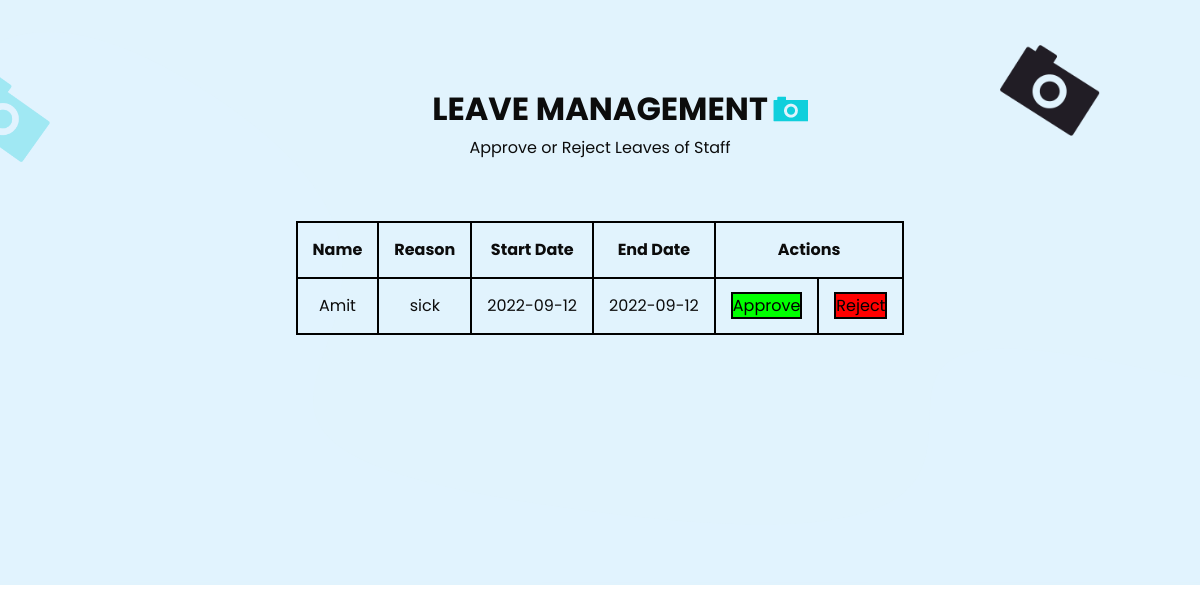
Page /pages/owner/ownerleaverequests.php on the committed database.
### tables this page shows
CREATE TABLE `leaves` (
  `lid` int(11) NOT NULL,
  `uid` int(11) NOT NULL,
  `startdate` date NOT NULL,
  `enddate` date NOT NULL,
  `reason` varchar(50) NOT NULL,
  `leavestatus` varchar(15) DEFAULT NULL
);

CREATE TABLE `users` (
  `uid` int(11) NOT NULL,
  `fname` varchar(50) NOT NULL,
  `mname` varchar(50) NOT NULL,
  `lname` varchar(50) NOT NULL,
  `username` varchar(50) NOT NULL,
  `password` varchar(50) NOT NULL,
  `contact` bigint(20) NOT NULL,
  `gender` varchar(15) NOT NULL,
  `address` varchar(300) NOT NULL,
  `usertype` varchar(10) NOT NULL,
  `email` varchar(50) NOT NULL
);

### pages/owner/ownerleaverequests.php (the view, shortened to what this page needs)
<!DOCTYPE html>
<html>
<head>
  <link rel="stylesheet" type="text/css" href="../../css/bootstrap.css"/>
  <link href="../../css/style.css" rel="stylesheet" />
  <link href="../../css/responsive.css" rel="stylesheet" />
</head>
<body class="sub_page">
  <div class="hero_area">
    <section class="contact_section layout_padding">
    <div class="bg-img1">
          <img src="../../images/bg-img-1.png" alt="">
        </div>
        <div class="bg-img2">
          <img src="../../images/bg-img-2.png" alt="">
        </div>
      <div class="container">
        <div class="heading_container">
          <h2>
            Leave Management
          </h2>
          <p>
            Approve or Reject Leaves of Staff
          </p>
        </div>
        <div class="">
          <div class="row">
            <div class="col-md-8 mx-auto">
                <div class="contact_form-container">
                <center>
                  <table>
                    <tr>
                    <th> Name </th>
                      <th> Reason </th>
                      <th> Start Date </th>
                      <th> End Date </th>
                      <th colspan="2"> Actions </th>
                    </tr>
                  <?php
                      $sql="select * from leaves join users on leaves.uid=users.uid where leavestatus=\"pending\";";
                      $results = mysqli_query($db,$sql);
                      while ($data = mysqli_fetch_array($results)) { ?>
                        <tr>
                          <td>
                            <?php echo $data['fname'];?>
                          </td>
                          <td>
                            <?php echo $data['reason'];?>
                          </td>
                          <td>
                            <?php echo $data['startdate'];?>
                          </td>
                          <td>
                            <?php echo $data['enddate'];?>
                          </td>
                          <td>
                            <a href="ownerleaverequests.php?approved=<?php echo $data['lid'];?>" style="color:black; background-color: lime; border: 2px solid black"> Approve </a>
                          </td>
                          <td>
                            <a href="ownerleaverequests.php?rejected=<?php echo $data['lid'];?>" style="color:black; background-color: red; border: 2px solid black"> Reject </a>
                          </td>
                        </tr>
                      <?php } ?>
                    </table>
                      </center>
                </div>
            </div>
          </div>
        </div>
      </div>
    </section>
</body>
</html>

### css/style.css (style rules this page uses)
body { font-family: 'Poppins', sans-serif; color: #0c0c0c; background-color: #ffffff; }
.layout_padding { padding: 90px 0; }
.heading_container { display: -webkit-box; display: -ms-flexbox; display: flex; -webkit-box-orient: vertical; -webkit-box-direction: normal; -ms-flex-direction: column; flex-direction: column; -webkit-box-align: center; -ms-flex-align: center; align-items: center; text-align: center; }
.heading_container h2 { position: relative; font-weight: bold; text-transform: uppercase; }
.heading_container h2::before { content: ""; position: absolute; width: 35px; height: 26px; top: 50%; right: -40px; -webkit-transform: translateY(-50%); transform: translateY(-50%); z-index: 1; background-image: url(../images/heading-img.png); background-repeat: no-repeat; }
.hero_area { height: 136vh; position: relative; background-image: url(../images/hero-bg.png); background-size: cover; }
.sub_page .hero_area { height: auto; background-image: none; background-color: #e1f3fd; }
.sub_page .hero_area::after { display: none; }
a, a:hover, a:focus { text-decoration: none; }
.contact_section { background-image: url(../images/contact-bg.png); background-repeat: no-repeat; background-position: left bottom; padding-bottom: 250px; position: relative; }
.contact_section .bg-img1 { width: 100px; position: absolute; top: 45px; right: 100px; }
.contact_section .bg-img1 img { width: 100%; }
.contact_section .bg-img2 { width: 50px; position: absolute; top: 75px; left: 0px; }
.contact_section .bg-img2 img { width: 100%; }
.contact_section .contact_form-container { margin-top: 45px; }
.row { display: flex; flex-wrap: wrap; padding: 0 4px; }

### css/responsive.css (style rules this page uses)
@media (min-width: 1200px) { .container { max-width: 1170px; } }

### pages/owner/ownerleaverequests.php (style rules this page uses)
table,tr,td,th { border: 2px solid black; padding: 15px; text-align: center; }

### rows in the picture
leaves: uid.fname "Amit", reason "sick", startdate "2022-09-12", enddate "2022-09-12"
